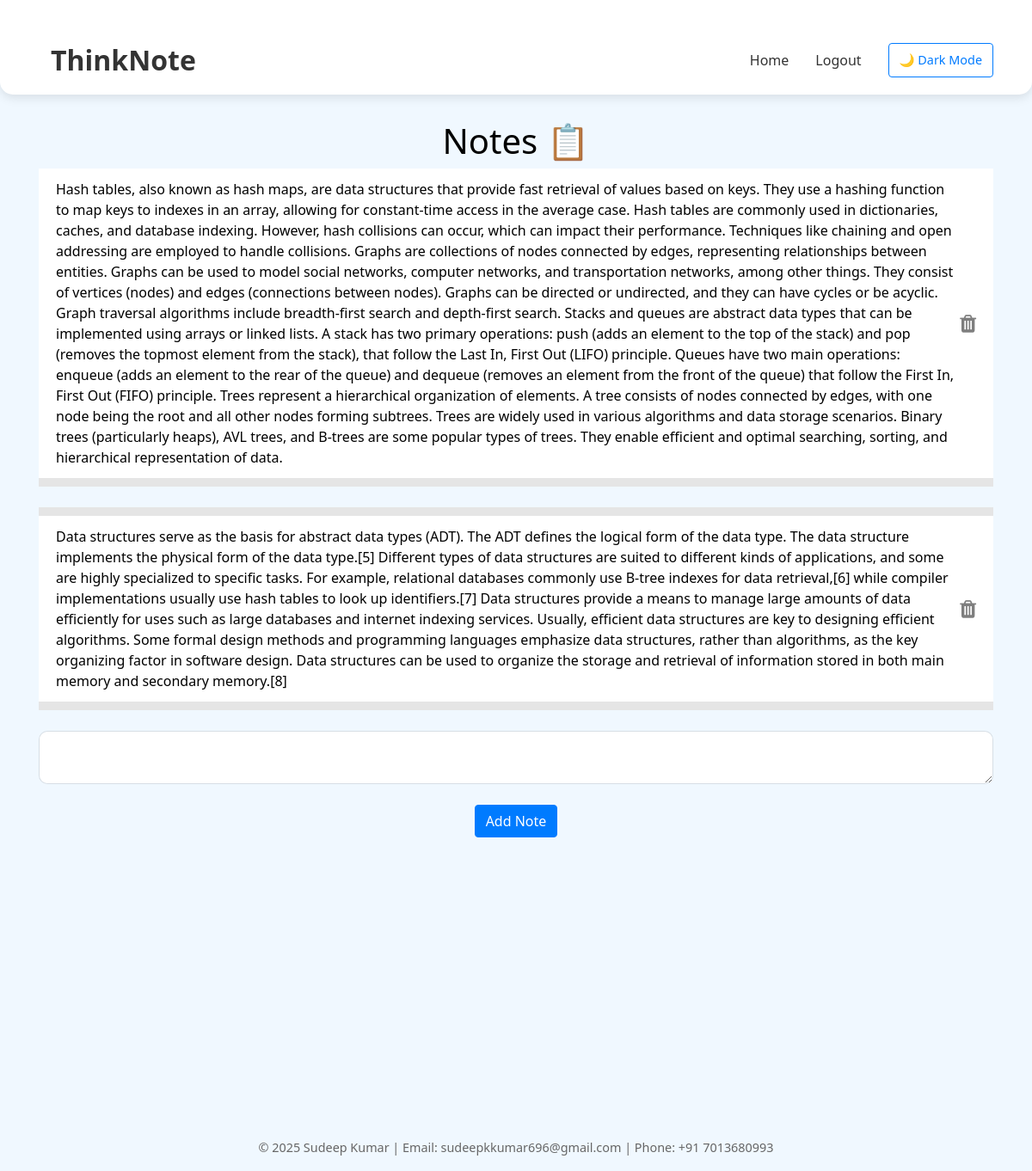
Screenshot of / (signed in) with the database file from the repository.
### website/models.py (models this page shows)
class Note(db.Model):
    id = db.Column(db.Integer, primary_key = True)
    data = db.Column(db.String(10000))
    date = db.Column(db.DateTime(timezone = True),default = func.now())
    user_id = db.Column(db.Integer,db.ForeignKey('user.id'))

### website/views.py (the view, shortened to what this page needs)
@views.route('/',methods=['GET','POST'])
@login_required
def home():
     return render_template("home.html",user = current_user )

### website/__init__.py (called while the page is built)
def create_app():
    app = Flask(__name__)
    app.config['SECRET_KEY'] = 'sds'
    app.config['SQLALCHEMY_DATABASE_URI'] = f"sqlite:///{DB_NAME}"
    db.init_app(app)
    from .views import views
    from .auth import auth
    app.register_blueprint(views, url_prefix="/")
    app.register_blueprint(auth, url_prefix="/")
    from .models import User,Note
    create_database(app)
    login_manager = LoginManager()
    login_manager.login_view = 'auth.login'
    login_manager.init_app(app)
    @login_manager.user_loader
    def load_user(id):
        return User.query.get(int(id))
    return app

### website/templates/home.html (shortened to what this page needs)
{% extends "base.html" %}
{% block content %}
<h1 align="center">Notes 📋</h1>
<ul class="list-group list-group-flush" id="notes">
    {% for note in user.notes %}
    <li class="list-group-item d-flex justify-content-between align-items-center">
        {{ note.data }}
        <button type="button" class="close" onClick="deleteNote('{{ note.id }}')">
            <span aria-hidden="true"><i class="fa fa-trash"></i></span>
        </button>
    </li>
    <br/>
    {% endfor %}
</ul>
<form method="POST">
    <textarea name="note" id="note" class="form-control"></textarea>
    <br />
    <div align="center">
        <button type="submit" class="btn btn-primary">Add Note</button>
    </div>
</form>
{% endblock %}

### website/templates/base.html (shortened to what this page needs)
<!DOCTYPE html>
<html>
<head>
  <link rel="stylesheet" href="https://stackpath.bootstrapcdn.com/bootstrap/4.4.1/css/bootstrap.min.css"
 />
  <link rel="stylesheet" href="https://stackpath.bootstrapcdn.com/font-awesome/4.7.0/css/font-awesome.min.css"
 />
</head>
<body>
  <nav class="navbar navbar-expand-lg navbar-light navbar-custom">
    <div class="container">
      <a class="navbar-brand font-weight-bold" href="{{ url_for('views.home') }}">ThinkNote</a>
      <div class="collapse navbar-collapse" id="navbar">
        <div class="navbar-nav ml-auto">
          {% if user.is_authenticated %}
          <a class="nav-item nav-link" id="home" href="/">Home</a>
          <a class="nav-item nav-link" id="logout" href="/logout">Logout</a>
          {% else %}
          <a class="nav-item nav-link" id="login" href="/login">Login</a>
          <a class="nav-item nav-link" id="signUp" href="/sign-up">Sign Up</a>
          {% endif %}
          <button class="btn btn-outline-primary ml-2 btn-mode-toggle" id="toggleModeBtn">🌙 Dark Mode</button>
        </div>
      </div>
    </div>
  </nav>
  <div class="container">
    {% block content %}{% endblock %}
  </div>
  <footer class="footer">
    <p>&copy; 2025 Sudeep Kumar | Email: <a href="mailto:sudeepkkumar696@gmail.com">sudeepkkumar696@gmail.com</a> | Phone: <a href="tel:+917013680993">+91 7013680993</a></p>
</footer>
</body>
</html>

### website/templates/base.html (style rules this page uses)
:root { --bg-color: #f0f8ff; --text-color: #000000; --navbar-bg: #ffffff; --nav-text: #333333; --form-bg-color: #ffffff; --form-text-color: #000000; --success-bg: #d4edda; --success-text: #155724; --error-bg: #f8d7da; --error-text: #721c24; }
body { background-color: var(--bg-color); color: var(--text-color); font-family: 'Segoe UI', Tahoma, Geneva, Verdana, sans-serif; transition: background-color 0.1s ease, color 0.1s ease; }
.navbar-custom { background-color: var(--navbar-bg) !important; border-radius: 0 0 15px 15px; box-shadow: 0 4px 12px rgba(0, 0, 0, 0.1); }
.navbar-custom .nav-link, .navbar-brand { color: var(--nav-text) !important; font-weight: 500; transition: color 0.3s ease; margin-right: 15px; border-radius: 8px; padding: 8px 14px; }
.navbar-brand { font-size: 2rem; font-weight: 700; }
.container { margin-top: 30px; }
.btn-mode-toggle { font-size: 0.9rem; }
.footer { text-align: center; margin-top: 350px; font-size: 0.9rem; color: #666; }
.footer a { color: inherit; text-decoration: none; }

### website/templates/home.html (style rules this page uses)
.list-group-item { background-color: var(--form-bg-color); color: var(--form-text-color); border: 10px solid rgba(0, 0, 0, 0.1); border-radius: 10px; transition: background-color 0.3s ease, color 0.3s ease; }
.form-control { background-color: var(--form-bg-color); color: var(--form-text-color); border: 1px solid rgba(0, 0, 0, 0.1); border-radius: 10px; transition: background-color 0.3s ease, color 0.3s ease; }
.form-control::placeholder { color: #999; }

### rows the page displays
Note: data "Hash tables, also known as hash maps, are data structures that provide fast retrieval of values based on keys. They use a hashing function to map keys to indexes in an array, allowing for constant-time access in the average case. Hash tables are commonly used in dictionaries, caches, and database indexing. However, hash collisions can occur, which can impact their performance. Techniques like chaining and open addressing are employed to handle collisions. Graphs are collections of nodes connected by edges, representing relationships between entities. Graphs can be used to model social networks, computer networks, and transportation networks, among other things. They consist of vertices…"
Note: data "Data structures serve as the basis for abstract data types (ADT). The ADT defines the logical form of the data type. The data structure implements the physical form of the data type.[5] Different types of data structures are suited to different kinds of applications, and some are highly specialized to specific tasks. For example, relational databases commonly use B-tree indexes for data retrieval,[6] while compiler implementations usually use hash tables to look up identifiers.[7] Data structures provide a means to manage large amounts of data efficiently for uses such as large databases and internet indexing services. Usually, efficient data structures are key to designing efficient…"
